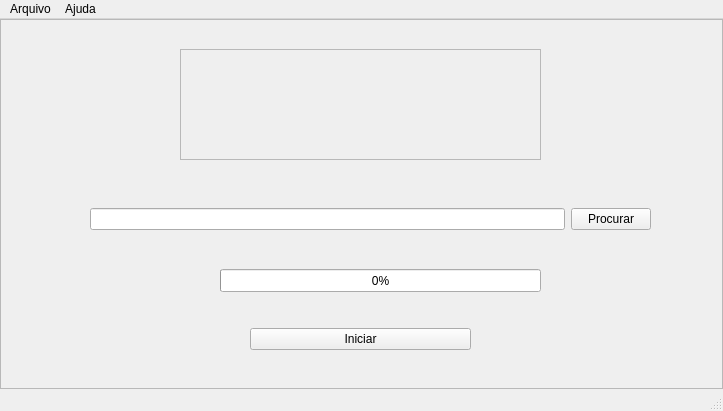
<?xml version="1.0" encoding="UTF-8"?>
<ui version="4.0">
 <class>PjeConverter</class>
 <widget class="QMainWindow" name="PjeConverter">
  <property name="geometry">
   <rect>
    <x>0</x>
    <y>0</y>
    <width>723</width>
    <height>411</height>
   </rect>
  </property>
  <property name="windowTitle">
   <string>PJE Converter</string>
  </property>
  <property name="windowIcon">
   <iconset resource="resources_pje.qrc">
    <normaloff>:/TJRN/pjeMini.png</normaloff>:/TJRN/pjeMini.png</iconset>
  </property>
  <widget class="QWidget" name="centralwidget">
   <layout class="QGridLayout" name="gridLayout">
    <property name="leftMargin">
     <number>0</number>
    </property>
    <property name="topMargin">
     <number>0</number>
    </property>
    <property name="rightMargin">
     <number>0</number>
    </property>
    <property name="bottomMargin">
     <number>0</number>
    </property>
    <property name="spacing">
     <number>0</number>
    </property>
    <item row="0" column="0">
     <widget class="QFrame" name="grid_layout_main">
      <property name="styleSheet">
       <string notr="true">image: url(:/newPrefix/bn-poder-judiciario.png);
</string>
      </property>
      <property name="frameShape">
       <enum>QFrame::StyledPanel</enum>
      </property>
      <property name="frameShadow">
       <enum>QFrame::Raised</enum>
      </property>
      <widget class="QWidget" name="horizontalLayoutWidget">
       <property name="geometry">
        <rect>
         <x>90</x>
         <y>160</y>
         <width>561</width>
         <height>80</height>
        </rect>
       </property>
       <layout class="QHBoxLayout" name="horizontal_layout_search_file">
        <item>
         <widget class="QLineEdit" name="input_file"/>
        </item>
        <item>
         <widget class="QPushButton" name="search_file_button">
          <property name="text">
           <string>Procurar</string>
          </property>
         </widget>
        </item>
       </layout>
      </widget>
      <widget class="QWidget" name="horizontalLayoutWidget_2">
       <property name="geometry">
        <rect>
         <x>250</x>
         <y>280</y>
         <width>221</width>
         <height>80</height>
        </rect>
       </property>
       <layout class="QHBoxLayout" name="horizontal_layout_start">
        <item>
         <widget class="QPushButton" name="start_progress_button">
          <property name="text">
           <string>Iniciar</string>
          </property>
         </widget>
        </item>
       </layout>
      </widget>
      <widget class="QFrame" name="logo_tjrn">
       <property name="geometry">
        <rect>
         <x>180</x>
         <y>30</y>
         <width>361</width>
         <height>111</height>
        </rect>
       </property>
       <property name="styleSheet">
        <string notr="true">image: url(:/TJRN/bn-poder-judiciario.png);</string>
       </property>
       <property name="frameShape">
        <enum>QFrame::StyledPanel</enum>
       </property>
       <property name="frameShadow">
        <enum>QFrame::Raised</enum>
       </property>
      </widget>
      <widget class="QProgressBar" name="progressBar">
       <property name="geometry">
        <rect>
         <x>220</x>
         <y>250</y>
         <width>321</width>
         <height>23</height>
        </rect>
       </property>
       <property name="value">
        <number>0</number>
       </property>
      </widget>
     </widget>
    </item>
   </layout>
  </widget>
  <widget class="QStatusBar" name="status_bar"/>
  <widget class="QMenuBar" name="menuBar">
   <property name="geometry">
    <rect>
     <x>0</x>
     <y>0</y>
     <width>723</width>
     <height>21</height>
    </rect>
   </property>
   <widget class="QMenu" name="menuArquivo">
    <property name="title">
     <string>Arquivo</string>
    </property>
    <addaction name="action_abrir"/>
    <addaction name="actionSair"/>
   </widget>
   <widget class="QMenu" name="menuSobre">
    <property name="title">
     <string>Ajuda</string>
    </property>
    <addaction name="actionSobre"/>
   </widget>
   <addaction name="menuArquivo"/>
   <addaction name="menuSobre"/>
  </widget>
  <action name="actionFile">
   <property name="text">
    <string>File</string>
   </property>
  </action>
  <action name="action_abrir">
   <property name="icon">
    <iconset resource="resources_pje.qrc">
     <normaloff>:/TJRN/cinema.png</normaloff>:/TJRN/cinema.png</iconset>
   </property>
   <property name="text">
    <string>Abrir</string>
   </property>
  </action>
  <action name="actionSair">
   <property name="icon">
    <iconset resource="resources_pje.qrc">
     <normaloff>:/TJRN/saida.png</normaloff>:/TJRN/saida.png</iconset>
   </property>
   <property name="text">
    <string>Sair</string>
   </property>
  </action>
  <action name="actionSobre">
   <property name="text">
    <string>Sobre</string>
   </property>
  </action>
 </widget>
 <resources>
  <include location="resources_pje.qrc"/>
 </resources>
 <connections>
  <connection>
   <sender>start_progress_button</sender>
   <signal>clicked()</signal>
   <receiver>input_file</receiver>
   <slot>copy()</slot>
   <hints>
    <hint type="sourcelabel">
     <x>360</x>
     <y>191</y>
    </hint>
    <hint type="destinationlabel">
     <x>337</x>
     <y>86</y>
    </hint>
   </hints>
  </connection>
  <connection>
   <sender>actionSair</sender>
   <signal>triggered(bool)</signal>
   <receiver>PjeConverter</receiver>
   <slot>close()</slot>
   <hints>
    <hint type="sourcelabel">
     <x>-1</x>
     <y>-1</y>
    </hint>
    <hint type="destinationlabel">
     <x>361</x>
     <y>205</y>
    </hint>
   </hints>
  </connection>
 </connections>
</ui>
